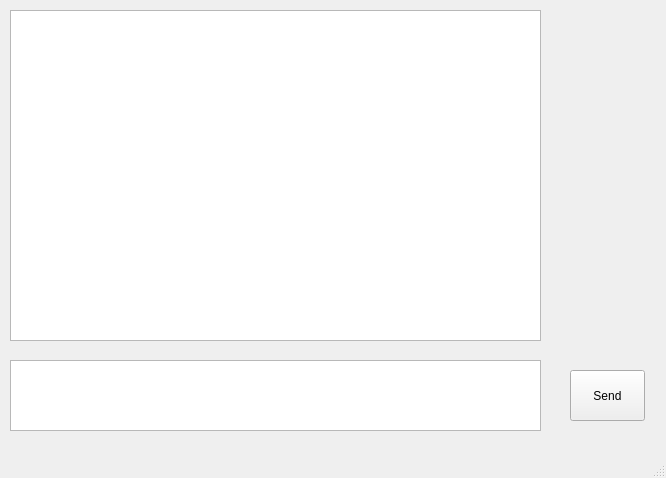
<?xml version="1.0" encoding="UTF-8"?>
<ui version="4.0">
 <class>MainWindow</class>
 <widget class="QMainWindow" name="MainWindow">
  <property name="geometry">
   <rect>
    <x>0</x>
    <y>0</y>
    <width>666</width>
    <height>478</height>
   </rect>
  </property>
  <property name="windowTitle">
   <string>MainWindow</string>
  </property>
  <widget class="QWidget" name="centralwidget">
   <widget class="QTextEdit" name="textEdit">
    <property name="enabled">
     <bool>true</bool>
    </property>
    <property name="geometry">
     <rect>
      <x>10</x>
      <y>360</y>
      <width>531</width>
      <height>71</height>
     </rect>
    </property>
   </widget>
   <widget class="QPushButton" name="sendButton">
    <property name="geometry">
     <rect>
      <x>570</x>
      <y>370</y>
      <width>75</width>
      <height>51</height>
     </rect>
    </property>
    <property name="text">
     <string>Send</string>
    </property>
   </widget>
   <widget class="QTextBrowser" name="textBrowser">
    <property name="geometry">
     <rect>
      <x>10</x>
      <y>10</y>
      <width>531</width>
      <height>331</height>
     </rect>
    </property>
   </widget>
  </widget>
  <widget class="QStatusBar" name="statusbar"/>
 </widget>
 <resources/>
 <connections>
  <connection>
   <sender>sendButton</sender>
   <signal>clicked()</signal>
   <receiver>textEdit</receiver>
   <slot>clear()</slot>
   <hints>
    <hint type="sourcelabel">
     <x>607</x>
     <y>395</y>
    </hint>
    <hint type="destinationlabel">
     <x>275</x>
     <y>395</y>
    </hint>
   </hints>
  </connection>
 </connections>
</ui>
